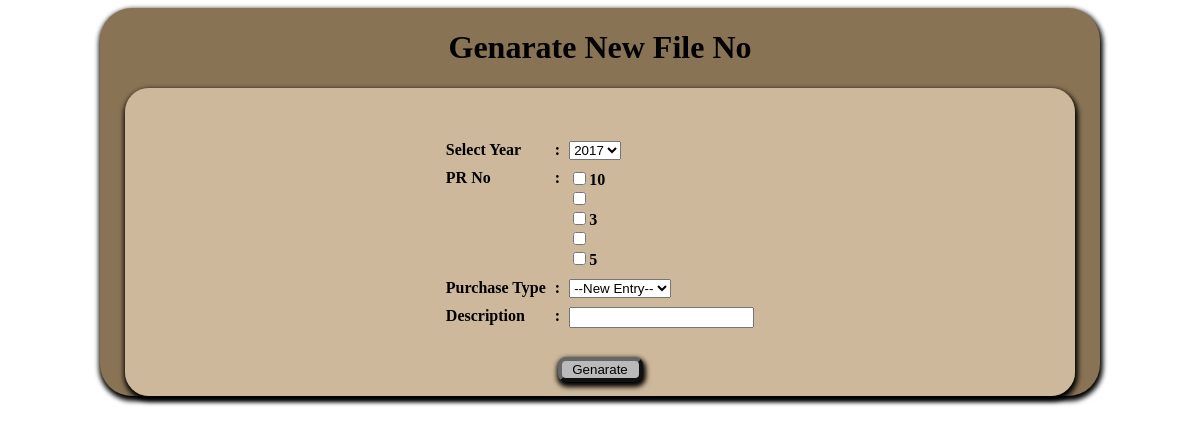
The app's page /fnogen.php with its own data.
### tables this page shows
CREATE TABLE `pc_pr_dtls_tbl` (
  `pr_dtls_code` int(11) NOT NULL,
  `pr_no` varchar(25) NOT NULL,
  `applicant` int(10) NOT NULL,
  `serial_no` int(10) NOT NULL,
  `DivisionCode` int(5) NOT NULL,
  `Name_officer` varchar(300) NOT NULL,
  `descrip` varchar(200) NOT NULL,
  `pr_date` date NOT NULL,
  `quantity` double NOT NULL,
  `pur_ type` varchar(400) NOT NULL,
  `purpose` varchar(600) NOT NULL,
  `DesigCode` int(5) NOT NULL,
  `Dtls_of_equipment` varchar(1000) NOT NULL,
  `est_cost` double NOT NULL,
  `act_cost` double NOT NULL,
  `bud_pro_des` text NOT NULL,
  `alter_source` text NOT NULL,
  `provision_des` varchar(600) NOT NULL,
  `simiar_item` int(10) NOT NULL,
  `similar_des` text NOT NULL,
  `head_rec` int(10) NOT NULL,
  `head_rec_date` date NOT NULL,
  `head_rec_sta` varchar(3) NOT NULL,
  `rec_ddg` int(10) NOT NULL,
  `rec_ddg_date` date NOT NULL,
  `rec_ddg_sta` varchar(3) NOT NULL,
  `autri_dg` int(10) NOT NULL,
  `autri_dg_date` date NOT NULL,
  `autri_dg_sta` varchar(3) NOT NULL,
  `usage_no` int(11) NOT NULL,
  `req_fulfill` varchar(1000) NOT NULL,
  `target_month` varchar(500) NOT NULL,
  `pro_code` varchar(20) NOT NULL,
  `pr_type_no` int(11) NOT NULL,
  `file_no` varchar(25) NOT NULL,
  `remarks` varchar(10) DEFAULT NULL,
  `ap_code` varchar(20) NOT NULL
);

### fnogen.php (the view, shortened to what this page needs)
<!DOCTYPE html>
<html>
<head>
<link href="css/Css_file.css" rel="stylesheet" type="text/css">
</head>
<body>
<div id="wrapp">
<form method="post" action="fnogen.php" >
<table align="center" class="searchResults">
		<table width="94%" height="297"  border="0" align="center" cellpadding="10" cellspacing="1" id="wrapped2">
		   <caption><h1> Genarate New File No</h1></caption>
				   <tr>
					<th>
					<table align="center"  border="0" cellpadding="4" cellspacing="1" style="color:#000000">
                        <tr></tr><br/>
				    <tr>
					<th valign="top" scope="row"><div align="left"> Select Year</div></th>
					<th valign="top">:</th>
					<td align="left">
                    <?php
					$yr=date('y');
	                $yr2=date('Y');
	            echo'<select name = "BudYerLst" id = "BudYerLst" >
		        <option value="'.($yr-2).'">'.($yr2-2).'</option>
		        <option value="'.($yr-1).'">'.($yr2-1).'</option>
		        <option selected value="'.($yr).'">'.($yr2).'</option>
		        <option value="'.($yr+1).'">'.($yr2+1).'</option>
		        <option value="'.($yr+2).'">'.($yr2+2).'</option>';
		           echo'</select>';
					?>
                    </td>
				    </tr>
                  <div class="combobox">
				   <tr>
					<th valign="top" scope="row"><div align="left">PR No</div></th>
					<th valign="top">:</th>
				      <td align="left">
                       <?php
                            $select_top = "SELECT * FROM pc_pr_dtls_tbl";
                            $result = mysql_query ($select_top);
                            while ($row = mysql_fetch_array($result))
                            {
                            echo '<div class="checkbox">' .'<input type="checkbox" name="pr_no" value="'.$row['pr_no'].'">';
				            echo'<label>'. $row['pr_no'];
                            echo '</label>'.'</div>';
                            }
                         ?>
                       </td>
                      </tr>
				    </div>
			     <tr></tr><br/>
				<tr>
					<th valign="top" scope="row">
                    <div align="left">Purchase Type</div></th>
					<th valign="top">:</th>
				    <td align="left">
                        <select name = "txt_pr_type_no" id ="txt_pr_type_no" onchange = "document.form1.submit()">
                            <?php
                                echo "<option >--New Entry--</option>";
			                 ?>
                        </select>
                    </td>
                </tr>
                    <tr>
				         <th valign="top" scope="row"><div align="left">Description</div></th>
				       <th valign="top">:</th>
                        <td align="left">
                        <input type="text" name="description" id="description" value=" "></td>
				</tr>
					</table>
                    </th>
				   </tr>
			     <tr align="center">
				 <td class="tbrow" colspan="3" >
				  <table width="100%"align="center" >
					<tr >
						<td class="tbrow" width="22%" >
                            <div align="center">
							<input align="center" name="submit" id="submit" type="submit" value="Genarate" align ="right" class="button" />
							</div>
						</td>
				</tr>
				</table>
				</td>
			   </tr>
  </table>
  </table>
</form>
</div>
</body>
</html>

### css/Css_file.css (style rules this page uses)
Caption { color:#000000; white-space:nowrap; }
#wrapp { width:1000px; margin:auto; background:#897355; box-shadow:1px 3px 5px 2px; border-radius:2em; }
input[type="submit"],#browse,#start-upload,.butt { background:#bababa; border-radius: 8px; border-color:#666666; border-width:4px; width:85px; box-shadow:1px 3px 5px 2px; }
#wrapped2 { background:url(../images/inbg5.png); margin:auto; width:95%; box-shadow:1px 3px 5px 2px; border-radius:1.5em; }
th, td { font-weight:bolder; vertical-align:central; color:#000; font-size:16px; }

### records on screen
pc_pr_dtls_tbl: pr_no "10"
pc_pr_dtls_tbl: pr_no "3"
pc_pr_dtls_tbl: pr_no "5"

### other values on screen
form field BudYerLst "2017"
